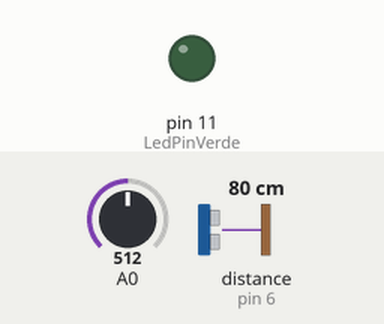
The sketch below on a simulated Arduino Uno, built with avr-gcc and run on an emulated ATmega328P. Shown: output pins drawn as LEDs (lit = HIGH). Wiring (inferred from the names in the program): ultrasonic range finder: trigger pin 5; echo pin 6. The test bench sets the inputs (shaded band); at power-on: distance to the obstacle (sensor on pin 6) 80 cm, A0 = 512. The echo pulse lasts 58.3 µs per cm; pins used as bus, display or sensor lines are not drawn; what the sketch prints to the serial monitor is not drawn.

Above: at 1.2 s.
1.3 s: distance to the obstacle (sensor on pin 6) set to 44 cm
3.0 s: distance to the obstacle (sensor on pin 6) set to 36 cm
At 3.5 s:
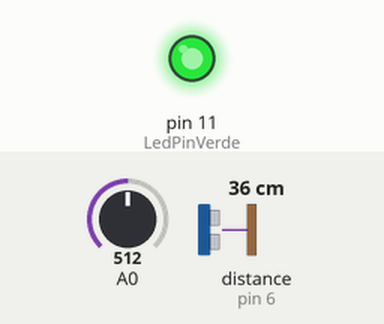
Timing chart, 0 to 6.0 s (numbered marks = the images above; inputs shaded):
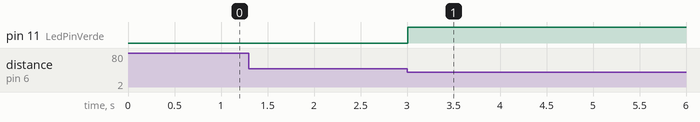

Measured:
- the behaviour switches between 42 and 41 cm on distance to the obstacle (sensor on pin 6) (found by bisection; images 0 and 1)
- after the input at 1.3 s, every drawn part: stays the same
- after the input at 3.0 s, pin 11 (LedPinVerde): LOW → HIGH at once

The sketch:

ARDUINOSENSOR.ino
```cpp
float  EchoPin =  6;
float TriggerPin  = 5;
float LedPinVerde =  11;
int val1;

int distancia;
long tiempo;

void setup() {
  // put your setup code here, to run once:
  Serial.begin(9600);
  pinMode(EchoPin, INPUT);
  pinMode(TriggerPin, OUTPUT);
  pinMode(LedPinVerde, OUTPUT);
}

void loop() {

  // put your main code here, to run repeatedly:
  digitalWrite(TriggerPin, HIGH);
  delayMicroseconds(100);
  digitalWrite(TriggerPin, LOW);

  tiempo = ( pulseIn(EchoPin, HIGH) / 2);
  distancia = (tiempo * 0.0343);


  val1 = analogRead(0);
  val1 = map(val1, 0, 1023, 0, 100);

  //  Serial.write(val1);

  Serial.write(distancia);


  if (distancia <= 40) {
    // tone(buzz, 100,1000);
    digitalWrite(LedPinVerde, HIGH);
  } else {
    digitalWrite(LedPinVerde, LOW);
  }
  //delay(100);
}
```
